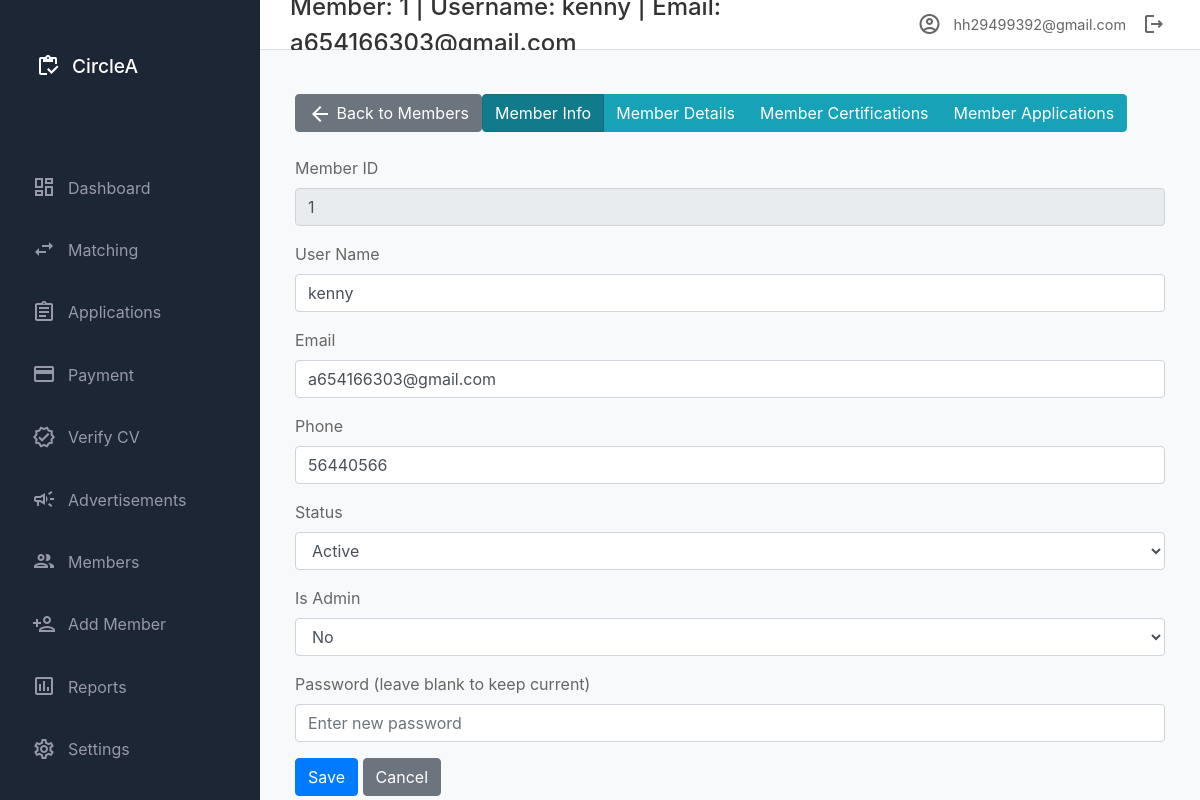
The app's page /admin_dashboard/member_main.php?id=1&page=memberInfo (signed in) with its own data.
### tables this page shows
CREATE TABLE `member` (
  `member_id` int(10) NOT NULL,
  `isAdmin` varchar(1) NOT NULL,
  `status` varchar(1) NOT NULL,
  `email` varchar(50) NOT NULL,
  `phone` varchar(10) NOT NULL,
  `password` varchar(255) NOT NULL,
  `username` varchar(255) NOT NULL
);

### admin_dashboard/member_info.php (the view, shortened to what this page needs)
<?php
$servername = "localhost";
$username = "root";
$password = "";
$dbname = "system001";
$conn = new mysqli($servername, $username, $password, $dbname);
$member_id = filter_var($_GET['id'], FILTER_VALIDATE_INT);
$sql = "SELECT member_id, username, email, phone, status, isAdmin FROM member WHERE member_id = ?";
$stmt = $conn->prepare($sql);
$stmt->bind_param("i", $member_id);
$stmt->execute();
$result = $stmt->get_result();
$member = $result->fetch_assoc();
?>
<div class="tab-pane fade show active" id="editMember">
    <form method="post" action="">
        <div class="form-group">
            <label for="member_id">Member ID</label>
            <input type="text" id="member_id" name="member_id" value="<?php echo htmlspecialchars($member['member_id']); ?>" disabled class="form-control">
        </div>
        <div class="form-group">
            <label for="username">User Name</label>
            <input type="text" id="username" name="username" value="<?php echo htmlspecialchars($member['username']); ?>" class="form-control" required>
        </div>
        <div class="form-group">
            <label for="email">Email</label>
            <input type="email" id="email" name="email" value="<?php echo htmlspecialchars($member['email']); ?>" class="form-control" required>
        </div>
        <div class="form-group">
            <label for="phone">Phone</label>
            <input type="text" id="phone" name="phone" value="<?php echo htmlspecialchars($member['phone']); ?>" class="form-control">
        </div>
        <div class="form-group">
            <label for="status">Status</label>
            <select id="status" name="status" required class="form-control">
                <option value="1" <?php echo $member['status'] == '1' ? 'selected' : ''; ?>>Active</option>
            </select>
        </div>
        <div class="form-group">
            <label for="isAdmin">Is Admin</label>
            <select id="isAdmin" name="isAdmin" required class="form-control">
                <option value="N" <?php echo $member['isAdmin'] == 'N' ? 'selected' : ''; ?>>No</option>
            </select>
        </div>
        <div class="form-group">
            <label for="password">Password (leave blank to keep current)</label>
            <input type="password" id="password" name="password" class="form-control" placeholder="Enter new password">
        </div>
        <div class="button-group">
            <button type="submit" class="btn btn-primary">Save</button>
            <a href="member.php" class="btn btn-secondary">Cancel</a>
        </div>
    </form>
</div>

### admin_dashboard/includes/header.php (shortened to what this page needs)
<header class="header">
    <div class="header-title">
        <?php
        $header_current_page = basename($_SERVER['PHP_SELF']);
        switch($header_current_page) {
            case 'member_main.php':
                $conn = new mysqli(DB_HOST, DB_USER, DB_PASS, DB_NAME);
                $stmt = $conn->prepare("SELECT username, email FROM member WHERE member_id = ?");
                $stmt->bind_param("i", $_GET['id']);
                $stmt->execute();
                $result = $stmt->get_result();
                if($result->num_rows > 0) {
                    $row = $result->fetch_assoc();
                    $member_id = $_GET['id'];
                    $username = $row['username'] ?? 'N/A';
                    $email = $row['email'] ?? 'N/A';
                    echo 'Member: ' . $member_id . ' | Username: ' . $username . ' | Email: ' . $email;
                } else {
                    echo 'Member Not Found';
                }
                break;
        }
        ?>
    </div>
    <div class="user-controls">
        <span class="material-icons-outlined">account_circle</span>
        <span class="user-email"><?php echo htmlspecialchars($_SESSION['email'] ?? 'admin'); ?></span>
        <a href="logout.php" class="logout-link" title="Logout">
            <span class="material-icons-outlined">logout</span>
        </a>
    </div>
</header>

### admin_dashboard/css/styles.css (style rules this page uses)
body { margin: 0; padding: 0; box-sizing: border-box; background-color: #e6e8ed; color: #666666; }
.material-icons-outlined { vertical-align: middle; line-height: 1px; }

### admin_dashboard/css/header.css (style rules this page uses)
.header { grid-area: header; height: 50px; display: flex; align-items: center; justify-content: space-between; padding: 0 30px; background-color: #ffffff; border-bottom: 1px solid #e0e0e0; box-shadow: 0 6px 7px -4px rgba(0, 0, 0, 0.2); }
.header-title { font-size: 1.5rem; font-weight: 500; color: #333; }
.user-controls { display: flex; align-items: center; gap: 12px; }
.user-controls span { color: #666; }
.user-email { font-size: 0.9rem; }
.logout-link { color: #666; text-decoration: none; display: flex; align-items: center; padding: 4px; border-radius: 4px; transition: background-color 0.2s; }

### records on screen
member: email "a654166303@gmail.com", member_id "1", username "kenny", phone "56440566", isAdmin "No"

### other values on screen
$_SESSION['email'] "hh29499392@gmail.com"
